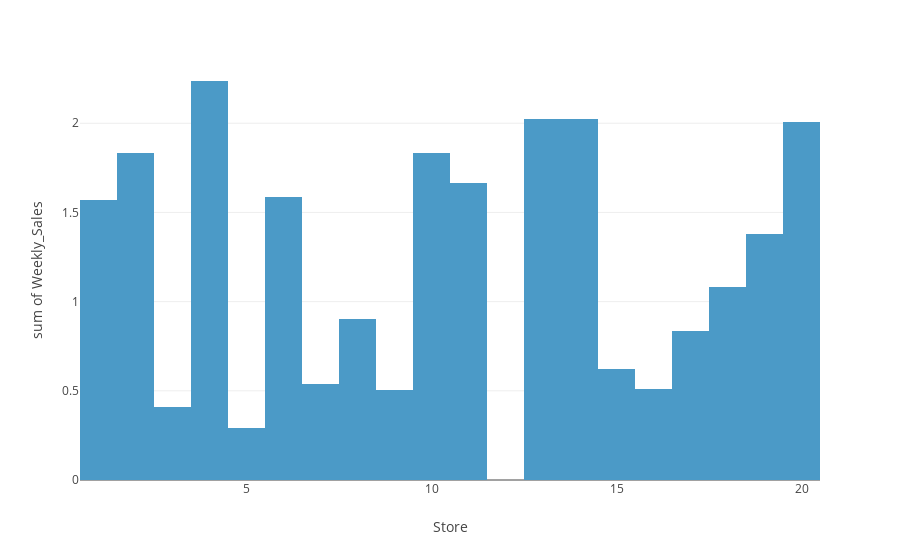

The cell this chart's notebook holds for it:
### Code cell
fig = px.histogram(store_CAinMilions, x= "Store", y="Weekly_Sales", nbins = 20)
fig.show()

### Figure 1 — Plotly figure (JSON) as saved in the notebook; plotly's stock layout.template omitted (floating-point values rounded to 4 significant figures)
{"data": [{"alignmentgroup": "True", "bingroup": "x", "histfunc": "sum", "hovertemplate": "Store=%{x}<br>sum of Weekly_Sales=%{y}<extra></extra>", "legendgroup": "", "marker": {"color": "#4B9AC7", "pattern": {"shape": ""}}, "name": "", "nbinsx": 20, "offsetgroup": "", "orientation": "v", "showlegend": false, "type": "histogram", "x": [1, 2, 3, 4, 5, 6, 7, 8, 9, 10, 11, 13, 14, 15, 16, 17, 18, 19, 20], "xaxis": "x", "y": [1.571, 1.834, 0.409, 2.237, 0.292, 1.589, 0.537, 0.904, 0.506, 1.836, 1.663, 2.024, 2.026, 0.624, 0.512, 0.836, 1.082, 1.378, 2.006], "yaxis": "y"}], "layout": {"barmode": "relative", "legend": {"tracegroupgap": 0}, "margin": {"t": 60}, "xaxis": {"anchor": "y", "domain": [0, 1], "title": {"text": "Store"}}, "yaxis": {"anchor": "x", "domain": [0, 1], "title": {"text": "sum of Weekly_Sales"}}}}
